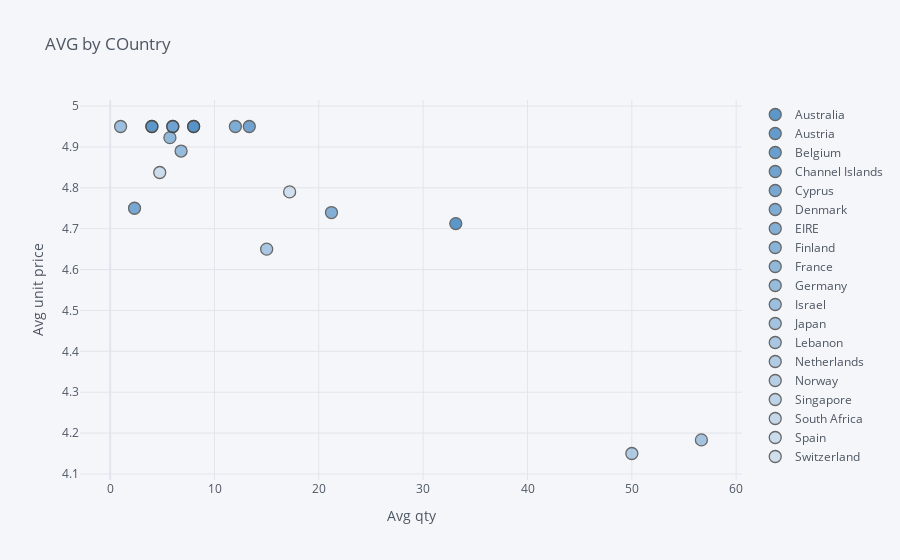

The code cell stored with this chart in its notebook:
### Code cell
# media cantidad

data=df.loc[df.Description=='PARTY BUNTING']

data=data.groupby('Country').mean()
data=data[['Quantity', 'UnitPrice']]

data.reset_index(inplace=True)


data.iplot(x='Quantity', y='UnitPrice', categories='Country',
           xTitle='Avg qty', yTitle='Avg unit price',
           color='blue', title='AVG by COuntry')

### Figure 1 — Plotly figure (JSON) as saved in the notebook; plotly's stock layout.template omitted (floating-point values rounded to 4 significant figures)
{"data": [{"marker": {"color": "rgba(55, 128, 191, 1.0)", "line": {"width": 1.3}, "opacity": 0.8, "size": 12, "symbol": "circle"}, "mode": "markers", "name": "Australia", "textfont": {"color": "#4D5663"}, "type": "scatter", "x": [33.12], "y": [4.713]}, {"marker": {"color": "rgba(55, 128, 191, 0.9578947368421054)", "line": {"width": 1.3}, "opacity": 0.8, "size": 12, "symbol": "circle"}, "mode": "markers", "name": "Austria", "textfont": {"color": "#4D5663"}, "type": "scatter", "x": [8], "y": [4.95]}, {"marker": {"color": "rgba(55, 128, 191, 0.9157894736842105)", "line": {"width": 1.3}, "opacity": 0.8, "size": 12, "symbol": "circle"}, "mode": "markers", "name": "Belgium", "textfont": {"color": "#4D5663"}, "type": "scatter", "x": [4], "y": [4.95]}, {"marker": {"color": "rgba(55, 128, 191, 0.8736842105263158)", "line": {"width": 1.3}, "opacity": 0.8, "size": 12, "symbol": "circle"}, "mode": "markers", "name": "Channel Islands", "textfont": {"color": "#4D5663"}, "type": "scatter", "x": [13.33], "y": [4.95]}, {"marker": {"color": "rgba(55, 128, 191, 0.831578947368421)", "line": {"width": 1.3}, "opacity": 0.8, "size": 12, "symbol": "circle"}, "mode": "markers", "name": "Cyprus", "textfont": {"color": "#4D5663"}, "type": "scatter", "x": [2.333], "y": [4.75]}, {"marker": {"color": "rgba(55, 128, 191, 0.7894736842105263)", "line": {"width": 1.3}, "opacity": 0.8, "size": 12, "symbol": "circle"}, "mode": "markers", "name": "Denmark", "textfont": {"color": "#4D5663"}, "type": "scatter", "x": [12], "y": [4.95]}, {"marker": {"color": "rgba(55, 128, 191, 0.7473684210526317)", "line": {"width": 1.3}, "opacity": 0.8, "size": 12, "symbol": "circle"}, "mode": "markers", "name": "EIRE", "textfont": {"color": "#4D5663"}, "type": "scatter", "x": [21.21], "y": [4.739]}, {"marker": {"color": "rgba(55, 128, 191, 0.7052631578947368)", "line": {"width": 1.3}, "opacity": 0.8, "size": 12, "symbol": "circle"}, "mode": "markers", "name": "Finland", "textfont": {"color": "#4D5663"}, "type": "scatter", "x": [6], "y": [4.95]}, {"marker": {"color": "rgba(55, 128, 191, 0.6631578947368422)", "line": {"width": 1.3}, "opacity": 0.8, "size": 12, "symbol": "circle"}, "mode": "markers", "name": "France", "textfont": {"color": "#4D5663"}, "type": "scatter", "x": [5.727], "y": [4.923]}, {"marker": {"color": "rgba(55, 128, 191, 0.6210526315789473)", "line": {"width": 1.3}, "opacity": 0.8, "size": 12, "symbol": "circle"}, "mode": "markers", "name": "Germany", "textfont": {"color": "#4D5663"}, "type": "scatter", "x": [6.8], "y": [4.89]}, {"marker": {"color": "rgba(55, 128, 191, 0.5789473684210527)", "line": {"width": 1.3}, "opacity": 0.8, "size": 12, "symbol": "circle"}, "mode": "markers", "name": "Israel", "textfont": {"color": "#4D5663"}, "type": "scatter", "x": [1], "y": [4.95]}, {"marker": {"color": "rgba(55, 128, 191, 0.536842105263158)", "line": {"width": 1.3}, "opacity": 0.8, "size": 12, "symbol": "circle"}, "mode": "markers", "name": "Japan", "textfont": {"color": "#4D5663"}, "type": "scatter", "x": [56.67], "y": [4.183]}, {"marker": {"color": "rgba(55, 128, 191, 0.4947368421052632)", "line": {"width": 1.3}, "opacity": 0.8, "size": 12, "symbol": "circle"}, "mode": "markers", "name": "Lebanon", "textfont": {"color": "#4D5663"}, "type": "scatter", "x": [15], "y": [4.65]}, {"marker": {"color": "rgba(55, 128, 191, 0.45263157894736855)", "line": {"width": 1.3}, "opacity": 0.8, "size": 12, "symbol": "circle"}, "mode": "markers", "name": "Netherlands", "textfont": {"color": "#4D5663"}, "type": "scatter", "x": [50], "y": [4.15]}, {"marker": {"color": "rgba(55, 128, 191, 0.4105263157894739)", "line": {"width": 1.3}, "opacity": 0.8, "size": 12, "symbol": "circle"}, "mode": "markers", "name": "Norway", "textfont": {"color": "#4D5663"}, "type": "scatter", "x": [6], "y": [4.95]}, {"marker": {"color": "rgba(55, 128, 191, 0.36842105263157904)", "line": {"width": 1.3}, "opacity": 0.8, "size": 12, "symbol": "circle"}, "mode": "markers", "name": "Singapore", "textfont": {"color": "#4D5663"}, "type": "scatter", "x": [8], "y": [4.95]}, {"marker": {"color": "rgba(55, 128, 191, 0.3263157894736844)", "line": {"width": 1.3}, "opacity": 0.8, "size": 12, "symbol": "circle"}, "mode": "markers", "name": "South Africa", "textfont": {"color": "#4D5663"}, "type": "scatter", "x": [4], "y": [4.95]}, {"marker": {"color": "rgba(55, 128, 191, 0.2842105263157895)", "line": {"width": 1.3}, "opacity": 0.8, "size": 12, "symbol": "circle"}, "mode": "markers", "name": "Spain", "textfont": {"color": "#4D5663"}, "type": "scatter", "x": [4.75], "y": [4.838]}, {"marker": {"color": "rgba(55, 128, 191, 0.24210526315789488)", "line": {"width": 1.3}, "opacity": 0.8, "size": 12, "symbol": "circle"}, "mode": "markers", "name": "Switzerland", "textfont": {"color": "#4D5663"}, "type": "scatter", "x": [17.2], "y": [4.79]}], "layout": {"legend": {"bgcolor": "#F5F6F9", "font": {"color": "#4D5663"}}, "paper_bgcolor": "#F5F6F9", "plot_bgcolor": "#F5F6F9", "title": {"font": {"color": "#4D5663"}, "text": "AVG by COuntry"}, "xaxis": {"gridcolor": "#E1E5ED", "showgrid": true, "tickfont": {"color": "#4D5663"}, "title": {"font": {"color": "#4D5663"}, "text": "Avg qty"}, "zerolinecolor": "#E1E5ED"}, "yaxis": {"gridcolor": "#E1E5ED", "showgrid": true, "tickfont": {"color": "#4D5663"}, "title": {"font": {"color": "#4D5663"}, "text": "Avg unit price"}, "zerolinecolor": "#E1E5ED"}}}
